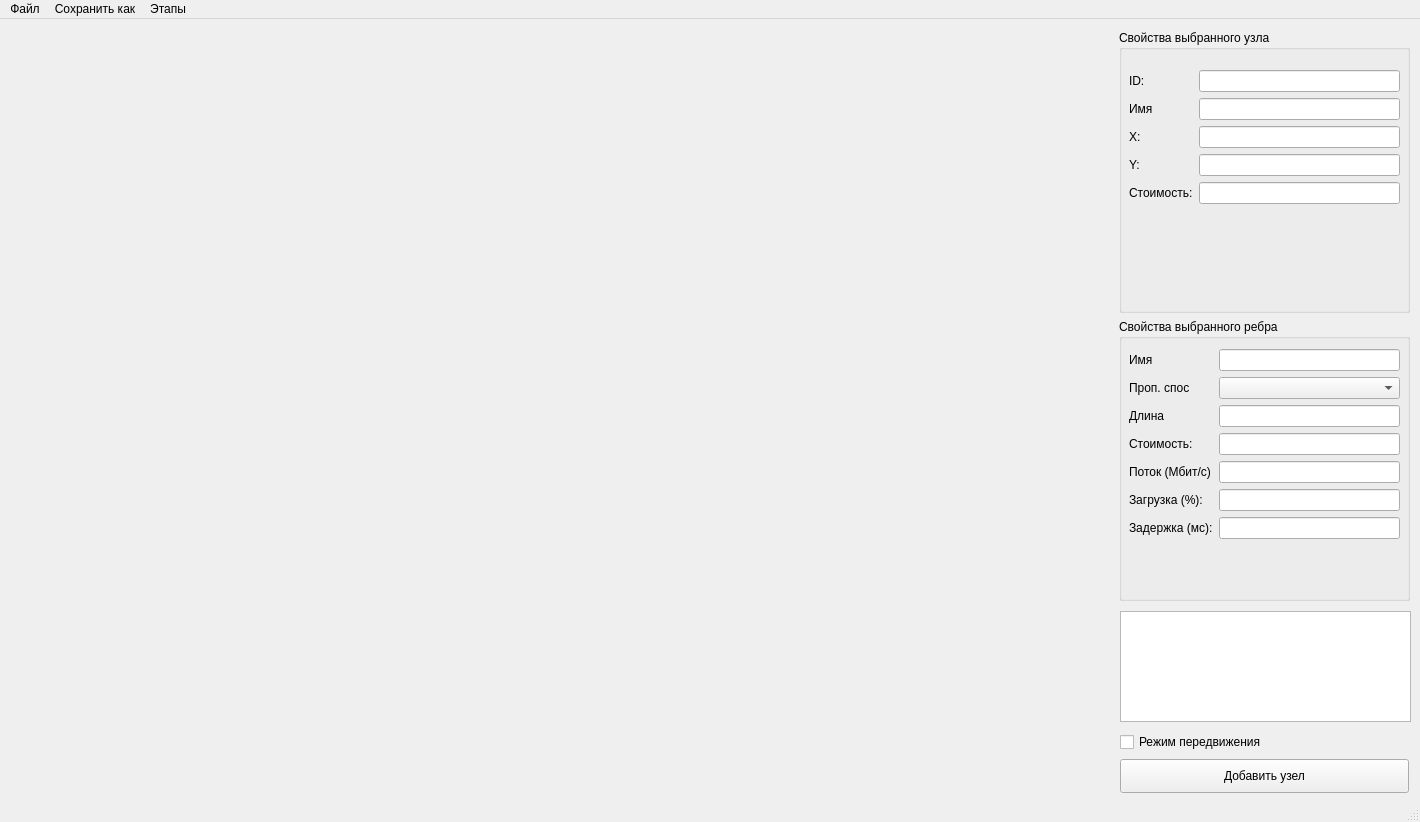
<?xml version="1.0" encoding="UTF-8"?>
<ui version="4.0">
 <class>MainWindow</class>
 <widget class="QMainWindow" name="MainWindow">
  <property name="geometry">
   <rect>
    <x>0</x>
    <y>0</y>
    <width>1420</width>
    <height>822</height>
   </rect>
  </property>
  <property name="windowTitle">
   <string>MainWindow</string>
  </property>
  <widget class="QWidget" name="centralwidget">
   <widget class="QWidget" name="verticalLayoutWidget">
    <property name="geometry">
     <rect>
      <x>1119</x>
      <y>11</y>
      <width>291</width>
      <height>571</height>
     </rect>
    </property>
    <layout class="QVBoxLayout" name="verticalLayout">
     <item>
      <widget class="QGroupBox" name="nodeInfoPanel">
       <property name="title">
        <string>Свойства выбранного узла</string>
       </property>
       <widget class="QWidget" name="formLayoutWidget">
        <property name="geometry">
         <rect>
          <x>10</x>
          <y>40</y>
          <width>271</width>
          <height>224</height>
         </rect>
        </property>
        <layout class="QFormLayout" name="formLayout">
         <item row="0" column="0">
          <widget class="QLabel" name="label">
           <property name="text">
            <string>ID:</string>
           </property>
          </widget>
         </item>
         <item row="0" column="1">
          <widget class="QLineEdit" name="nodeIdEdit">
           <property name="readOnly">
            <bool>true</bool>
           </property>
          </widget>
         </item>
         <item row="1" column="0">
          <widget class="QLabel" name="label_2">
           <property name="text">
            <string>Имя</string>
           </property>
          </widget>
         </item>
         <item row="1" column="1">
          <widget class="QLineEdit" name="nodeNameEdit"/>
         </item>
         <item row="2" column="0">
          <widget class="QLabel" name="label_3">
           <property name="text">
            <string>X:</string>
           </property>
          </widget>
         </item>
         <item row="2" column="1">
          <widget class="QLineEdit" name="nodeXEdit">
           <property name="readOnly">
            <bool>true</bool>
           </property>
          </widget>
         </item>
         <item row="3" column="0">
          <widget class="QLabel" name="label_4">
           <property name="text">
            <string>Y:</string>
           </property>
          </widget>
         </item>
         <item row="3" column="1">
          <widget class="QLineEdit" name="nodeYEdit">
           <property name="readOnly">
            <bool>true</bool>
           </property>
          </widget>
         </item>
         <item row="4" column="0">
          <widget class="QLabel" name="label_5">
           <property name="text">
            <string>Стоимость:</string>
           </property>
          </widget>
         </item>
         <item row="4" column="1">
          <widget class="QLineEdit" name="nodeCostEdit"/>
         </item>
        </layout>
       </widget>
      </widget>
     </item>
     <item>
      <widget class="QGroupBox" name="edgeInfoPanel">
       <property name="title">
        <string>Свойства выбранного ребра</string>
       </property>
       <widget class="QWidget" name="formLayoutWidget_2">
        <property name="geometry">
         <rect>
          <x>10</x>
          <y>30</y>
          <width>271</width>
          <height>262</height>
         </rect>
        </property>
        <layout class="QFormLayout" name="formLayout_2">
         <item row="0" column="0">
          <widget class="QLabel" name="label_6">
           <property name="text">
            <string>Имя</string>
           </property>
          </widget>
         </item>
         <item row="0" column="1">
          <widget class="QLineEdit" name="edgeNameEdit"/>
         </item>
         <item row="1" column="0">
          <widget class="QLabel" name="label_7">
           <property name="text">
            <string>Проп. спос</string>
           </property>
          </widget>
         </item>
         <item row="2" column="0">
          <widget class="QLabel" name="label_8">
           <property name="text">
            <string>Длина</string>
           </property>
          </widget>
         </item>
         <item row="2" column="1">
          <widget class="QLineEdit" name="edgeLengthEdit">
           <property name="readOnly">
            <bool>true</bool>
           </property>
          </widget>
         </item>
         <item row="3" column="0">
          <widget class="QLabel" name="label_9">
           <property name="text">
            <string>Стоимость:</string>
           </property>
          </widget>
         </item>
         <item row="3" column="1">
          <widget class="QLineEdit" name="edgeCostEdit"/>
         </item>
         <item row="4" column="0">
          <widget class="QLabel" name="label_10">
           <property name="text">
            <string>Поток (Мбит/с)</string>
           </property>
          </widget>
         </item>
         <item row="4" column="1">
          <widget class="QLineEdit" name="edgeDelayEdit"/>
         </item>
         <item row="1" column="1">
          <widget class="QComboBox" name="edgeCapacityComboBox"/>
         </item>
         <item row="5" column="0">
          <widget class="QLabel" name="label_11">
           <property name="text">
            <string>Загрузка (%):</string>
           </property>
          </widget>
         </item>
         <item row="5" column="1">
          <widget class="QLineEdit" name="edgeUtilizationEdit">
           <property name="readOnly">
            <bool>true</bool>
           </property>
          </widget>
         </item>
         <item row="6" column="0">
          <widget class="QLabel" name="label_12">
           <property name="text">
            <string>Задержка (мс):</string>
           </property>
          </widget>
         </item>
         <item row="6" column="1">
          <widget class="QLineEdit" name="edgeCalculatedDelayEdit">
           <property name="readOnly">
            <bool>true</bool>
           </property>
          </widget>
         </item>
        </layout>
       </widget>
      </widget>
     </item>
    </layout>
   </widget>
   <widget class="QWidget" name="horizontalLayoutWidget">
    <property name="geometry">
     <rect>
      <x>10</x>
      <y>10</y>
      <width>1081</width>
      <height>741</height>
     </rect>
    </property>
    <layout class="QHBoxLayout" name="horizontalLayout_2">
     <item>
      <widget class="DrawingCanvas" name="drawingCanvas" native="true"/>
     </item>
    </layout>
   </widget>
   <widget class="QTextEdit" name="debugOutputTextEdit">
    <property name="geometry">
     <rect>
      <x>1120</x>
      <y>592</y>
      <width>291</width>
      <height>111</height>
     </rect>
    </property>
   </widget>
   <widget class="QPushButton" name="addNodeButton">
    <property name="geometry">
     <rect>
      <x>1120</x>
      <y>740</y>
      <width>289</width>
      <height>34</height>
     </rect>
    </property>
    <property name="text">
     <string>Добавить узел</string>
    </property>
   </widget>
   <widget class="QCheckBox" name="moveModeCheckBox">
    <property name="geometry">
     <rect>
      <x>1120</x>
      <y>712</y>
      <width>289</width>
      <height>22</height>
     </rect>
    </property>
    <property name="text">
     <string>Режим передвижения</string>
    </property>
   </widget>
  </widget>
  <widget class="QMenuBar" name="menubar">
   <property name="geometry">
    <rect>
     <x>0</x>
     <y>0</y>
     <width>1420</width>
     <height>30</height>
    </rect>
   </property>
   <widget class="QMenu" name="menu">
    <property name="title">
     <string>Файл</string>
    </property>
    <addaction name="actionLoadFromExcel"/>
    <addaction name="actionLoadFromJson"/>
   </widget>
   <widget class="QMenu" name="menu_2">
    <property name="title">
     <string>Сохранить как</string>
    </property>
    <addaction name="actionSaveAsJson"/>
   </widget>
   <widget class="QMenu" name="menu_3">
    <property name="title">
     <string>Этапы</string>
    </property>
    <addaction name="actionCalculateRoutes"/>
    <addaction name="actionCalculateFlows"/>
    <addaction name="actionEvaluateProject"/>
   </widget>
   <addaction name="menu"/>
   <addaction name="menu_2"/>
   <addaction name="menu_3"/>
  </widget>
  <widget class="QStatusBar" name="statusbar"/>
  <action name="actionLoadFromExcel">
   <property name="text">
    <string>Загрузить из Excel</string>
   </property>
  </action>
  <action name="actionLoadFromJson">
   <property name="text">
    <string>Загрузить из JSON</string>
   </property>
  </action>
  <action name="actionSaveAsJson">
   <property name="text">
    <string>Сохранить в JSON</string>
   </property>
  </action>
  <action name="actionCalculateRoutes">
   <property name="text">
    <string>Выбрать маршруты</string>
   </property>
  </action>
  <action name="actionCalculateFlows">
   <property name="text">
    <string>Загрузить нагрузку</string>
   </property>
  </action>
  <action name="actionEvaluateProject">
   <property name="text">
    <string>Оценить проект</string>
   </property>
  </action>
 </widget>
 <customwidgets>
  <customwidget>
   <class>DrawingCanvas</class>
   <extends>QWidget</extends>
   <header>drawing_canvas</header>
   <container>1</container>
  </customwidget>
 </customwidgets>
 <resources/>
 <connections/>
</ui>
